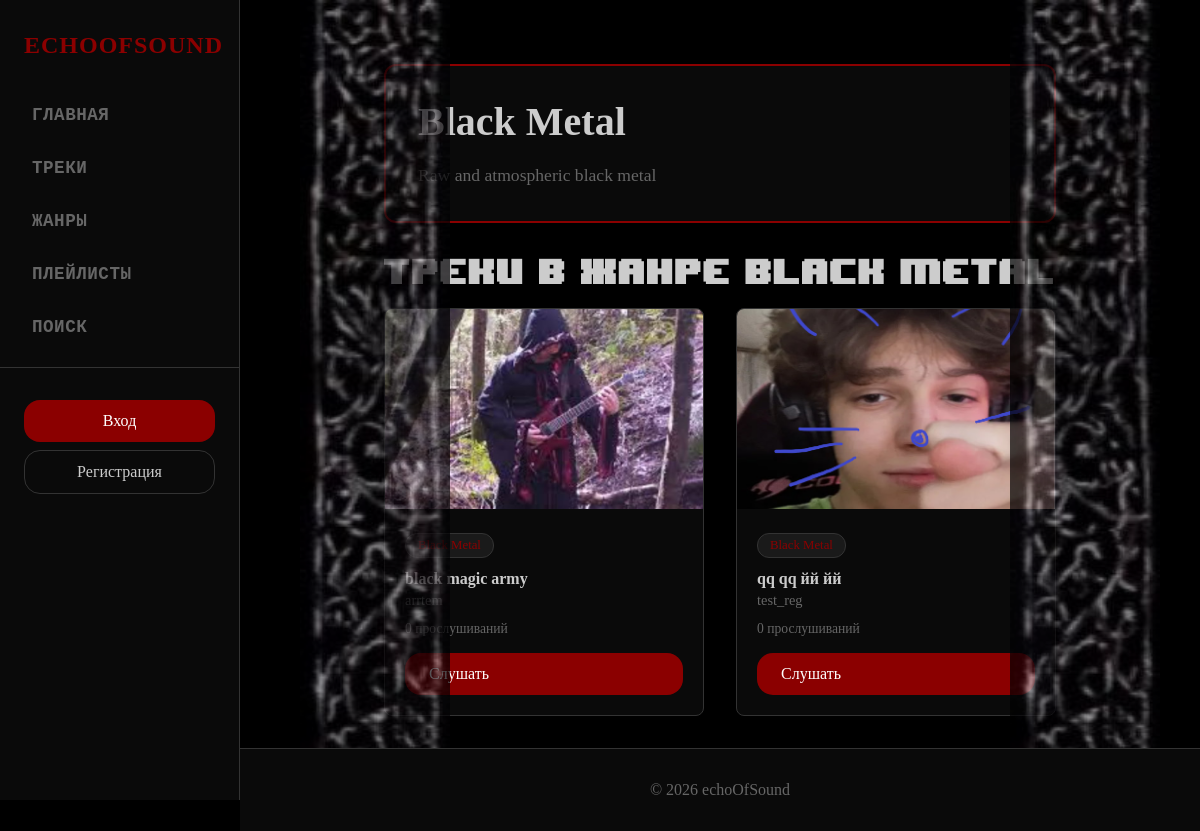
/genre/black-metal/, run on the app's committed database.
### catalog/models.py (models this page shows, shortened)
class Genre(models.Model):
    name = models.CharField(
        max_length=50,
        unique=True,
        verbose_name="Название жанра"
    )
    slug = models.SlugField(
        max_length=50,
        unique=True,
        verbose_name="URL идентификатор",
        help_text="строка для URL"
    )
    description = models.TextField(
        verbose_name="Описание жанра"
    )
    created_at = models.DateTimeField(
        auto_now_add=True,
        verbose_name="Дата создания"
    )
    class Meta:
        verbose_name = "Жанр"
        verbose_name_plural = "Жанры"
        ordering = ['name']

class Track(models.Model): #целый трек
        title = models.CharField(
            max_length=200,
            verbose_name="Название трека"
        )
        slug = models.SlugField(
            max_length=200,
            unique=True,
            verbose_name="URL идентификатор"
        )
        author = models.ForeignKey(
            User,
            on_delete=models.CASCADE,
            related_name='tracks',
            verbose_name="Автор"
        )
        audio_file = models.FileField(
            upload_to='tracks/',
            verbose_name="Аудиофайл"
        )
        cover = models.ImageField(
            upload_to='covers/',
            verbose_name="Обложка",
            blank=True,
            null=True
        )
        description = models.TextField(
            verbose_name="Описание",
            blank=True
        )
        genre = models.ForeignKey(
            Genre,
            on_delete=models.PROTECT,
            related_name='tracks',
            verbose_name="Жанр"
        )
        plays_count = models.PositiveIntegerField(
            default=0,
            verbose_name="Количество прослушиваний"
        )
        downloads_allowed = models.BooleanField(
            default=True,
            verbose_name="Разрешено скачивание"
        )
        is_public = models.BooleanField(
            default=True,
            verbose_name="Публичный трек"
        )
        created_at = models.DateTimeField(
            auto_now_add=True,
            verbose_name="Дата загрузки"
        )
        updated_at = models.DateTimeField(
            auto_now=True,
            verbose_name="Дата обновления"
        )
        likes = models.ManyToManyField(
            User,
            related_name='liked_tracks',
            blank=True,
            verbose_name="Лайкнувшие пользователи"
        )
        likes_count = models.PositiveIntegerField(
            default=0,
            verbose_name="Количество лайков"
        )
        class Meta:
            verbose_name = "Трек"
            verbose_name_plural = "Треки"
            ordering = ['-created_at']

### catalog/views.py (the view)
class GenreDetailView(DetailView):
    model = Genre
    template_name = 'catalog/genre_detail.html'
    context_object_name = 'genre'
    slug_field = 'slug'
    def get_context_data(self, **kwargs):
        context = super().get_context_data(**kwargs)
        context['title'] = f"Жанр: {self.object.name}"
        return context

### templates/catalog/genre_detail.html (shortened to what this page needs)
{% extends 'catalog/base.html' %}
{% block content %}
<div style="margin-top: 2rem;">
    <div style="background: var(--bg-card); border: 2px solid var(--primary-color); border-radius: 12px; padding: 2rem; margin-bottom: 2rem;">
        <h1 style="font-size: 2.5rem; margin-bottom: 1rem; color: var(--text-light);">{{ genre.name }}</h1>
        {% if genre.description %}
        <p style="color: var(--text-muted); font-size: 1.1rem; line-height: 1.6;">{{ genre.description }}</p>
        {% endif %}
    </div>
    <h2 class="genre-detail">Треки в жанре {{ genre.name }}</h2>
    {% if genre.tracks.all %}
    <div class="track-grid">
        {% for track in genre.tracks.all %}
        <div class="track-card">
            <img src="{% if track.cover %}{{ track.cover.url }}{% else %}https://via.placeholder.com/300x200/0a0a0a/8b0000?text=NO+COVER{% endif %}"
                 alt="{{ track.title }}"
                 class="track-cover">
            <div class="track-info">
                <div class="genre-badge">{{ track.genre.name }}</div>
                <h3 class="track-title">{{ track.title }}</h3>
                <p class="track-author">
                    <a href="{% url 'profile' track.author.username %}" style="color: var(--text-muted); text-decoration: none;">
                        {{ track.author.username }}
                    </a>
                </p>
                <div class="track-stats">
                    <span>{{ track.plays_count }} прослушиваний</span>
                </div>
                <a href="{% url 'track_detail' track.slug %}" class="btn btn-primary" style="width: 100%;">Слушать</a>
            </div>
        </div>
        {% endfor %}
    </div>
    {% else %}
    <div style="text-align: center; padding: 4rem; color: var(--text-muted);">
        <p style="font-size: 1.25rem;">В этом жанре пока нет треков</p>
    </div>
    {% endif %}
</div>
{% endblock %}

### static/css/style.css (style rules this page uses)
:root { --primary-color: #8b0000; --primary-hover: #a00000; --secondary-color: #4a0000; --accent-color: #666666; --bg-dark: #000000; --bg-card: #0a0a0a; --bg-hover: #1a1a1a; --text-light: #cccccc; --text-muted: #666666; --border-color: #333333; }
* { margin: 0; padding: 0; box-sizing: border-box; }
body { font-family: 'Georgia', 'Times New Roman', serif; background-color: var(--bg-dark); color: var(--text-light); min-height: 100vh; display: flex; }
.btn { padding: 0.75rem 1.5rem; border-radius: 16px; font-weight: 500; text-decoration: none; display: inline-block; transition: all 0.2s; border: none; cursor: pointer; font-size: 1rem; }
.btn-primary { background-color: var(--primary-color); color: white; }
.track-grid { display: grid; grid-template-columns: repeat(auto-fill, minmax(280px, 1fr)); gap: 1.5rem; margin-top: 2rem; }
.track-card { background-color: var(--bg-card); border-radius: 20px; overflow: hidden; transition: all 0.3s; border: 1px solid var(--border-color); }
.track-cover { width: 100%; height: 200px; object-fit: cover; background: linear-gradient(135deg, #1a1a1a 0%, #000000 100%); }
.track-info { padding: 1.25rem; }
.track-title { font-weight: 600; font-size: 1.1rem; margin-bottom: 0.5rem; color: var(--text-light); white-space: nowrap; overflow: hidden; text-overflow: ellipsis; }
.track-author { color: var(--text-muted); font-size: 0.9rem; margin-bottom: 0.75rem; }
.track-stats { display: flex; gap: 1rem; font-size: 0.85rem; color: var(--text-muted); margin-bottom: 1rem; }
.genre-badge { display: inline-block; background-color: var(--bg-hover); color: var(--primary-color); padding: 0.25rem 0.75rem; border-radius: 12px; font-size: 0.8rem; margin-bottom: 0.75rem; border: 1px solid var(--border-color); }
.genre-detail { font-family: '8nominal', serif !important; font-size: 1.8rem; font-weight: 600; letter-spacing: -0.02em; margin-bottom: 1.2rem; }
.track-card { position: relative; background: var(--bg-card); border-radius: 8px; transition: background 0.2s; }
.track-title { font-size: 1rem; font-weight: 700; margin: 0 0 0.25rem; white-space: nowrap; overflow: hidden; text-overflow: ellipsis; }
.track-grid { display: grid; grid-template-columns: repeat(auto-fill, minmax(220px, 1fr)); gap: 2rem; margin-top: 1.5rem; }

### data on the page
Genre: name "Black Metal", description "Raw and atmospheric black metal"
Track: cover (picture), genre.name "Black Metal", title "black magic army", author.username "arrtem", plays_count "0"
Track: cover (picture), title "qq qq йй йй", author.username "test_reg", plays_count "0"
